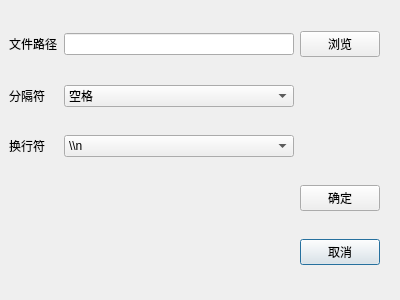
<?xml version="1.0" encoding="UTF-8"?>
<ui version="4.0">
 <class>ImportDialog</class>
 <widget class="QDialog" name="ImportDialog">
  <property name="geometry">
   <rect>
    <x>0</x>
    <y>0</y>
    <width>400</width>
    <height>300</height>
   </rect>
  </property>
  <property name="windowTitle">
   <string>Dialog</string>
  </property>
  <widget class="QWidget" name="gridLayoutWidget">
   <property name="geometry">
    <rect>
     <x>9</x>
     <y>9</y>
     <width>371</width>
     <height>281</height>
    </rect>
   </property>
   <layout class="QGridLayout" name="gridLayout_2">
    <item row="4" column="5">
     <widget class="QPushButton" name="cancelButton">
      <property name="text">
       <string>取消</string>
      </property>
     </widget>
    </item>
    <item row="2" column="1">
     <widget class="QLabel" name="label_3">
      <property name="text">
       <string>换行符</string>
      </property>
     </widget>
    </item>
    <item row="1" column="1">
     <widget class="QLabel" name="label_2">
      <property name="text">
       <string>分隔符</string>
      </property>
     </widget>
    </item>
    <item row="3" column="3">
     <layout class="QHBoxLayout" name="horizontalLayout"/>
    </item>
    <item row="0" column="3">
     <widget class="QLineEdit" name="fileUrl"/>
    </item>
    <item row="3" column="5">
     <widget class="QPushButton" name="OkButton">
      <property name="text">
       <string>确定</string>
      </property>
     </widget>
    </item>
    <item row="0" column="1">
     <widget class="QLabel" name="label">
      <property name="text">
       <string>文件路径</string>
      </property>
     </widget>
    </item>
    <item row="0" column="5">
     <widget class="QPushButton" name="chooseFile">
      <property name="text">
       <string>浏览</string>
      </property>
     </widget>
    </item>
    <item row="1" column="3">
     <widget class="QComboBox" name="delimerList">
      <item>
       <property name="text">
        <string>空格</string>
       </property>
      </item>
      <item>
       <property name="text">
        <string>逗号 (,)</string>
       </property>
      </item>
      <item>
       <property name="text">
        <string>分号 (;)</string>
       </property>
      </item>
      <item>
       <property name="text">
        <string>制表符 (\\t)</string>
       </property>
      </item>
     </widget>
    </item>
    <item row="2" column="3">
     <widget class="QComboBox" name="lineBreakList">
      <item>
       <property name="text">
        <string>\\n</string>
       </property>
      </item>
      <item>
       <property name="text">
        <string>\\r\\n</string>
       </property>
      </item>
      <item>
       <property name="text">
        <string>\\r</string>
       </property>
      </item>
     </widget>
    </item>
   </layout>
  </widget>
 </widget>
 <resources/>
 <connections/>
</ui>
